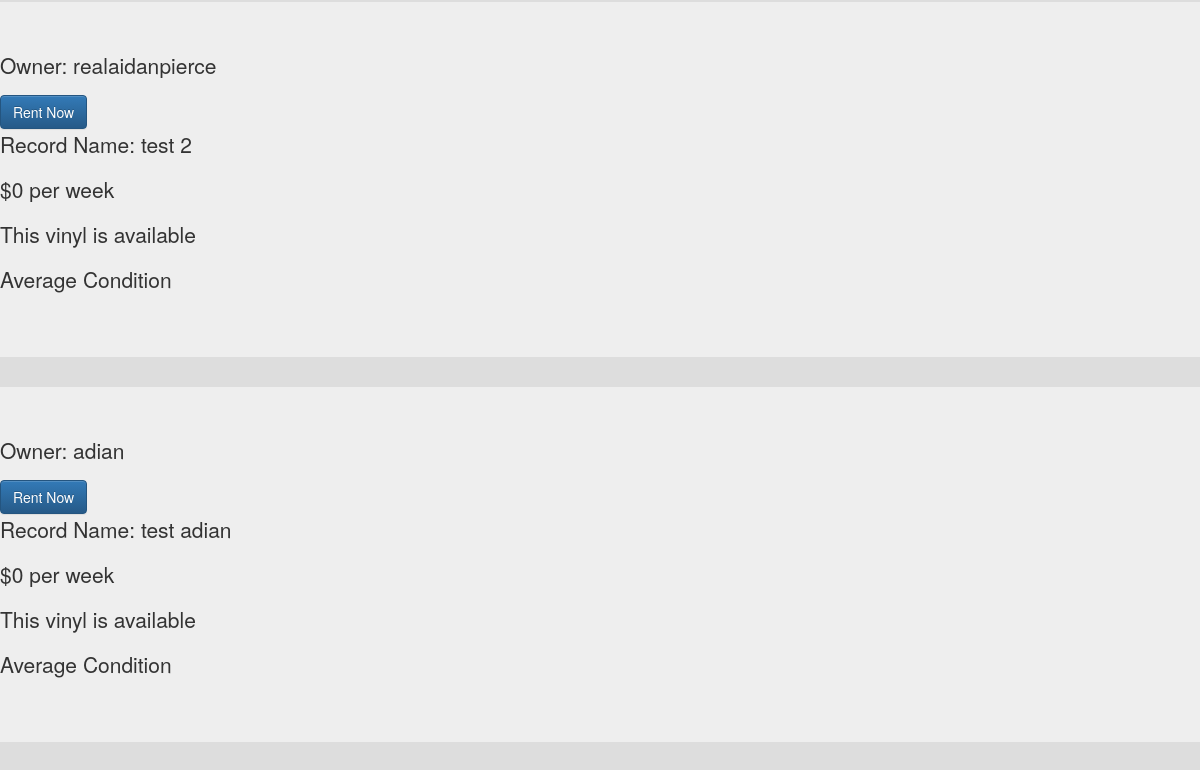
Before: /user_list/ (lower part) with the older database file.
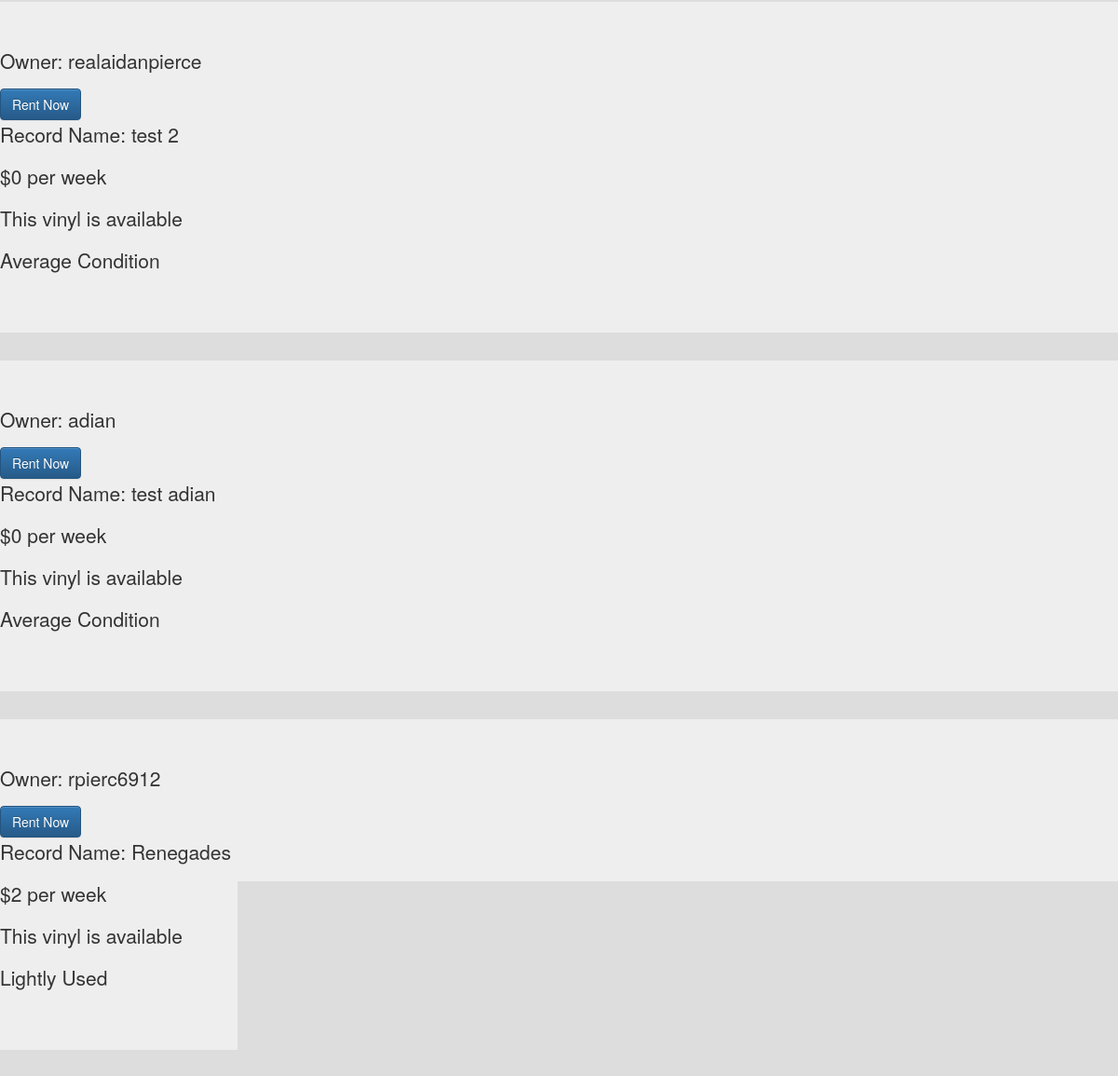
After: the same page with the newer database file.
### records/models.py (models this page shows, shortened)
class Records(models.Model):
    MINT = 'MINT'
    LIGHT = 'LIGHTLY'
    AVG = 'AVERAGE'
    HEAVY = 'HEAVILY'
    CONDITION_CHOICES = [
        (MINT, 'Mint'),
        (LIGHT, 'Light'),
        (AVG, 'Average'),
        (HEAVY, 'Heavy'),
    ]
    owner = models.ForeignKey(User, on_delete=models.CASCADE)
    name = models.CharField(max_length=50)
    condition = models.CharField(max_length=10, choices=CONDITION_CHOICES, default = AVG)
    is_available = models.BooleanField(default=True)
    price = models.IntegerField(default=0)

### records/views.py (the view)
# urls.py: path('user_list/', views.user_list, name="user_list"),
def user_list(request):
    users = [str(user) for user in User.objects.all()]
    record_list = Records.objects.all()
    context = {
        'users': users,
        'record_list': record_list,
    }
    return render(request, 'records/user_list.html', context)

### records/templates/records/user_list.html (shortened to what this page needs)
{% extends 'records/base.html' %}
{% load static %}
{% block content %}
  {% for records in record_list %}
  <div class="jumbotron">
      <p>Owner: {{records.owner}}</p>
      {% ifequal records.is_available True %}
        <button class="btn btn-primary">Rent Now</button>
      {% endifequal %}
      <p>Record Name: {{records.name}}</p>
      <p>${{records.price}} per week</p>
      {% ifequal records.is_available True %}
        <p>This vinyl is available</p>
      {% endifequal %}
      {% ifequal records.condition 'LIGHTLY' %}
        <p>Lightly Used</p>
      {% endifequal %}
      {% ifequal records.condition 'AVERAGE' %}
        <p>Average Condition</p>
      {% endifequal %}
  </div>
  {% endfor %}
{% endblock %}

Changed rows visible on the page:
added Records: owner "rpierc6912", name "Renegades", price "2"
